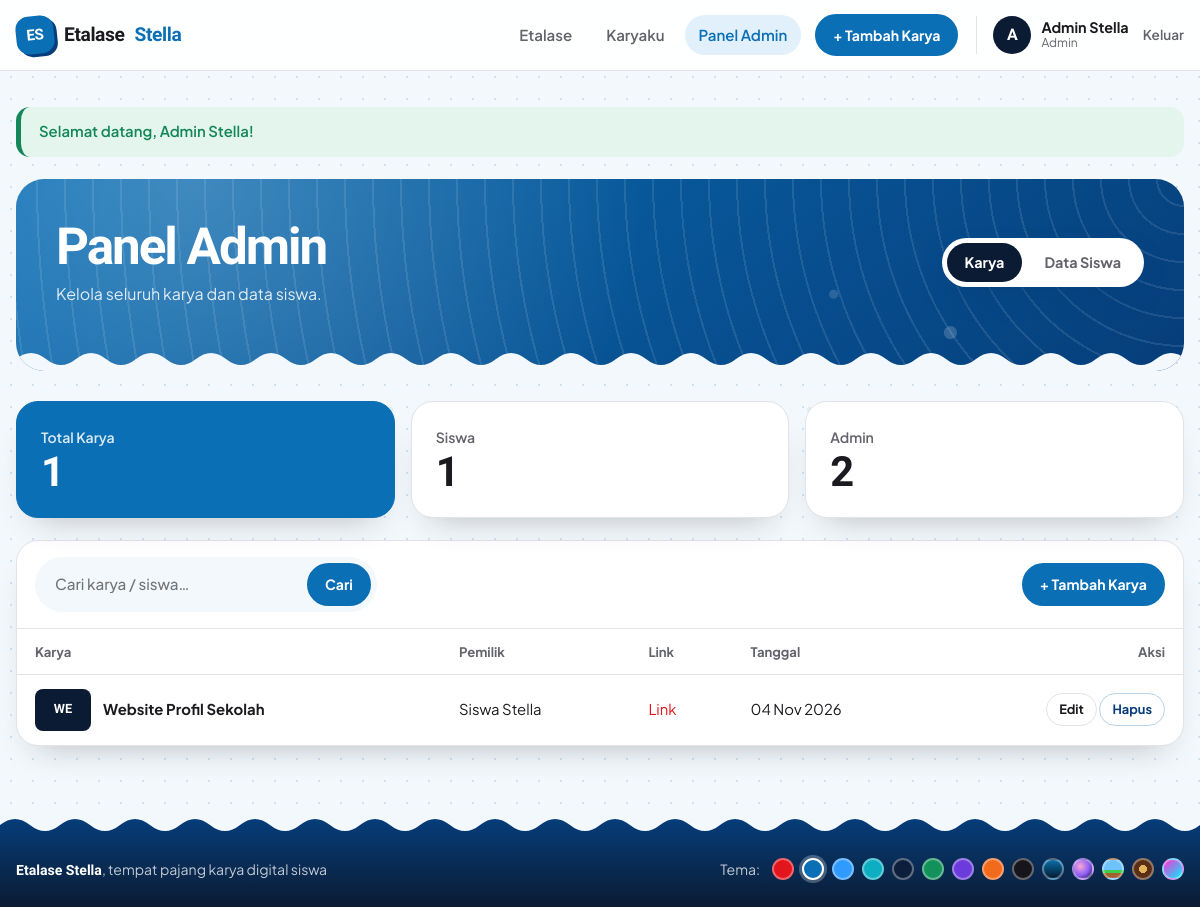
The app's page /admin/index.php (signed in) with its own data.
### tables this page shows
CREATE TABLE projects (
  id           INT AUTO_INCREMENT PRIMARY KEY,
  user_id      INT NOT NULL,
  nama_project VARCHAR(150) NOT NULL,
  deskripsi    TEXT NOT NULL,
  gambar       VARCHAR(255) DEFAULT NULL,
  link_project VARCHAR(255) DEFAULT NULL,
  link_demo    VARCHAR(255) DEFAULT NULL,
  created_at   TIMESTAMP DEFAULT CURRENT_TIMESTAMP,
  CONSTRAINT fk_projects_user FOREIGN KEY (user_id)
    REFERENCES users(id) ON DELETE CASCADE
);

CREATE TABLE users (
  id         INT AUTO_INCREMENT PRIMARY KEY,
  nama       VARCHAR(100) NOT NULL,
  email      VARCHAR(150) NOT NULL UNIQUE,
  password   VARCHAR(255) NOT NULL,
  role       ENUM('super_admin','admin','siswa') NOT NULL DEFAULT 'siswa',
  created_at TIMESTAMP DEFAULT CURRENT_TIMESTAMP
);

### includes/auth.php (called while the page is built, shortened)
<?php
function e($str)
{
    return htmlspecialchars((string)$str, ENT_QUOTES, 'UTF-8');
}
function url($path = '')
{
    return BASE_URL . '/' . ltrim($path, '/');
}
function is_logged_in()
{
    return isset($_SESSION['user']);
}
function has_role(array $roles)
{
    return is_logged_in() && in_array($_SESSION['user']['role'], $roles, true);
}
function is_super_admin()
{
    return has_role(['super_admin']);
}
function project_img(array $p)
{
    return null;
}

### admin/index.php (the view, shortened to what this page needs)
<?php
require_once __DIR__ . '/../includes/auth.php';
$stat = [
    'karya' => $pdo->query('SELECT COUNT(*) FROM projects')->fetchColumn(),
    'siswa' => $pdo->query("SELECT COUNT(*) FROM users WHERE role='siswa'")->fetchColumn(),
    'admin' => $pdo->query("SELECT COUNT(*) FROM users WHERE role IN ('admin','super_admin')")->fetchColumn(),
];
$q = trim($_GET['q'] ?? '');
$sql = 'SELECT p.*, u.nama FROM projects p JOIN users u ON u.id = p.user_id';
$params = [];
$sql .= ' ORDER BY p.created_at DESC';
$stmt = $pdo->prepare($sql);
$stmt->execute($params);
$projects = $stmt->fetchAll();
include __DIR__ . '/../includes/header.php';
?>
<div class="page-head">
    <div>
        <h1>Panel Admin</h1>
        <p class="muted">Kelola seluruh karya dan data siswa.</p>
    </div>
    <div class="admin-tabs">
        <a href="<?= url('admin/index.php') ?>" class="tab active">Karya</a>
        <a href="<?= url('admin/users.php') ?>" class="tab"><?= is_super_admin() ? 'User & Admin' : 'Data Siswa' ?></a>
    </div>
</div>
<div class="stat-row">
    <div class="stat panel"><span>Total Karya</span><strong><?= (int)$stat['karya'] ?></strong></div>
    <div class="stat panel"><span>Siswa</span><strong><?= (int)$stat['siswa'] ?></strong></div>
    <div class="stat panel"><span>Admin</span><strong><?= (int)$stat['admin'] ?></strong></div>
</div>
<div class="panel table-panel">
    <div class="table-toolbar">
        <form class="search" method="get">
            <input type="search" name="q" value="<?= e($q) ?>" placeholder="Cari karya / siswa…">
            <button class="btn btn-sm">Cari</button>
        </form>
        <a href="<?= url('project_form.php') ?>" class="btn btn-sm">+ Tambah Karya</a>
    </div>
    <div class="table-scroll">
        <table>
            <thead>
            <tr><th>Karya</th><th>Pemilik</th><th>Link</th><th>Tanggal</th><th class="right">Aksi</th></tr>
            </thead>
            <tbody>
            <?php foreach ($projects as $p): ?>
                <tr>
                    <td>
                        <div class="cell-project">
                            <?php if (project_img($p)): ?>
                                <img src="<?= project_img($p) ?>" alt="">
                            <?php else: ?>
                                <span class="thumb-ph cover-<?= $p['id'] % 4 ?>"><?= e(strtoupper(substr($p['nama_project'], 0, 2))) ?></span>
                            <?php endif; ?>
                            <a href="<?= url('project_detail.php?id=' . $p['id']) ?>"><?= e($p['nama_project']) ?></a>
                        </div>
                    </td>
                    <td><?= e($p['nama']) ?></td>
                    <td class="nowrap">
                        <?= $p['link_project'] ? '<a href="' . e($p['link_project']) . '" target="_blank" rel="noopener">Link</a>' : '<span class="muted">-</span>' ?>
                    </td>
                    <td class="nowrap"><?= date('d M Y', strtotime($p['created_at'])) ?></td>
                    <td class="right nowrap">
                        <a href="<?= url('project_form.php?id=' . $p['id']) ?>" class="btn btn-ghost btn-xs">Edit</a>
                        <form action="<?= url('project_delete.php') ?>" method="post" class="inline" onsubmit="return confirm('Hapus karya ini?')">
                            <button class="btn btn-danger btn-xs">Hapus</button>
                        </form>
                    </td>
                </tr>
            <?php endforeach; ?>
            </tbody>
        </table>
    </div>
</div>
<?php include __DIR__ . '/../includes/footer.php'; ?>

### records on screen
projects: nama_project "WE", nama_project "Website Profil Sekolah", user.nama "Siswa Stella", created_at "04 Nov 2026"

### other values on screen
substr($u['nama'], 0, 1) "A"
$u['nama'] "Admin Stella"
role_label($u['role']) "Admin"
$flash['msg'] "Selamat datang, Admin Stella!"
$stat['karya'] "1"
$stat['siswa'] "1"
$stat['admin'] "2"
